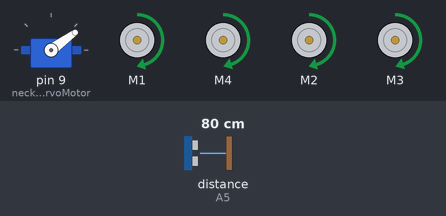
Bench run of a sketch on a simulated Arduino Uno, built with avr-gcc and run on an emulated ATmega328P. Shown: servo, 4 × DC motor (green arrow = forward, orange = backward, longer = faster). The inputs (shaded band) are chosen by the test bench; at power-on: distance to the obstacle (sensor on A5) 80 cm. The echo pulse lasts 58.3 µs per cm.

Above: at 4.7 s.
4.8 s: distance to the obstacle (sensor on A5) set to 32 cm
At 5.22 s:
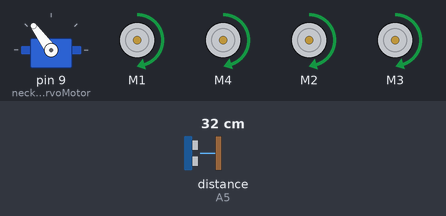
7.8 s: distance to the obstacle (sensor on A5) set to 28 cm
At 8.02 s:
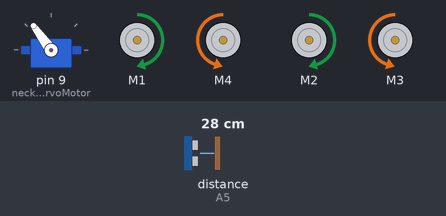
10.8 s: distance to the obstacle (sensor on A5) set to 21 cm
13.8 s: distance to the obstacle (sensor on A5) set to 17 cm
16.8 s: distance to the obstacle (sensor on A5) set to 35 cm
At 17.98 s:
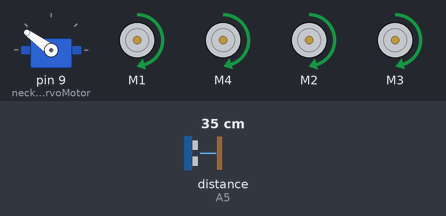
19.8 s: distance to the obstacle (sensor on A5) set to 2 cm
At 20.5 s:
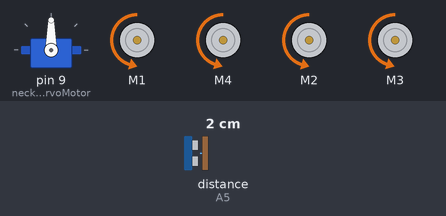
Timing chart, 0 to 23.8 s (numbered marks = the images above; inputs shaded):
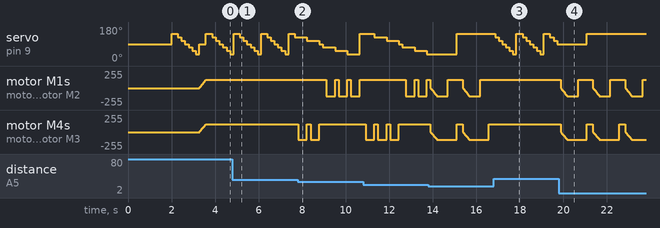

Measured:
- the behaviour switches between 30 and 29 cm on distance to the obstacle (sensor on A5) (found by bisection; images 1 and 2)
- after the input at 7.8 s, motor M1, motor M2: alternates forward 121/255 for 0.16 s and backward 121/255 for 0.40 s, starting after 1.3 s; motor M4, motor M3: alternates forward 118/255 for 0.16 s and backward 118/255 for 0.40 s, 4 changes in all, then stays forward 118/255, starting at once
- after the input at 16.8 s, servo on pin 9 (neckControllerServoMotor): 144° → 126° after 0.07 s, then repeats every 1.3 s: 108° 0.16 s, 90° 0.16 s, 72° 0.16 s, 54° 0.16 s, 36° 0.16 s, 144° 0.28 s, 126° 0.16 s; motor M1: stays forward 121/255 (without the input it goes to backward 3/255 after 0.06 s)

The sketch:

Runaway_robot.ino
```cpp
#include <AFMotor.h>
#include <Servo.h>
#include <NewPing.h>

#define TRIG_PIN A4 // Pin A4 on the Motor Drive Shield soldered to the ultrasonic sensor
#define ECHO_PIN A5 // Pin A5 on the Motor Drive Shield soldered to the ultrasonic sensor
#define MAX_DISTANCE_POSSIBLE 200 // sets maximum useable sensor measuring distance to 200cm
#define MAX_SPEED 120 // sets speed of DC traction motors to 180/256 or about 70% of full speed - to get power drain down.
#define MOTORS_CALIBRATION_OFFSET 3 // this sets offset to allow for differences between the two DC traction motors
#define COLL_DIST 20 // sets distance at which robot stops and reverses to 10cm
#define TURN_DIST COLL_DIST+10 // sets distance at which robot looks away from object (not reverse) to 20cm (10+10)
NewPing sonar(TRIG_PIN, ECHO_PIN, MAX_DISTANCE_POSSIBLE); // sets up sensor library to use the correct pins to measure distance.

AF_DCMotor leftMotor(1, MOTOR12_1KHZ); // create motor #1 using M1 output on Motor Drive Shield, set to 1kHz PWM frequency
AF_DCMotor leftMotor1(2, MOTOR12_1KHZ); // create motor #2 using M1 output on Motor Drive Shield, set to 1kHz PWM frequency
AF_DCMotor rightMotor1(3, MOTOR34_1KHZ); // create motor #3, using M2 output, set to 1kHz PWM frequency
AF_DCMotor rightMotor(4, MOTOR34_1KHZ); // create motor #4, using M2 output, set to 1kHz PWM frequency
Servo neckControllerServoMotor;  // create servo object to control a servo

int pos = 0; // this sets up variables for use in the sketch (code)
  int maxDist = 0;
  int maxAngle = 0;
  int maxRight = 0;
  int maxLeft = 0;
  int maxFront = 0;
int course = 0;
int curDist = 0;
String motorSet = "";
int speedSet = 0;

//-------------------------------------------- SETUP LOOP ----------------------------------------------------------------------------
void setup() {
  neckControllerServoMotor.attach(9);  // attaches the servo on pin 9 (SERVO_2 on the Motor Drive Shield to the servo object
  neckControllerServoMotor.write(90); // tells the servo to position at 90-degrees ie. facing forward.
  delay(2000); // delay for two seconds
  checkPath(); // run the CheckPath routine to find the best path to begin travel
  motorSet = "FORWARD"; // set the director indicator variable to FORWARD
  neckControllerServoMotor.write(90); // make sure servo is still facing forward
  moveForward(); // run function to make robot move forward
}
//------------------------------------------------------------------------------------------------------------------------------------

//---------------------------------------------MAIN LOOP ------------------------------------------------------------------------------
void loop() {
  checkForward(); // check that if the robot is supposed to be moving forward, that the drive motors are set to move forward - this is needed to overcome some issues with only using 4 AA NiMH batteries
  checkPath(); // set ultrasonic sensor to scan for any possible obstacles
}
//-------------------------------------------------------------------------------------------------------------------------------------
void checkPath() {
  int curLeft = 0;
  int curFront = 0;
  int curRight = 0;
  int curDist = 0;
  neckControllerServoMotor.write(144); // set servo to face left 54-degrees from forward
  delay(120); // wait 120milliseconds for servo to reach position
  for(pos = 144; pos >= 36; pos-=18)     // loop to sweep the servo (& sensor) from 144-degrees left to 36-degrees right at 18-degree intervals.
  {
    neckControllerServoMotor.write(pos);  // tell servo to go to position in variable 'pos'
    delay(90); // wait 90ms for servo to get to position
    checkForward(); // check the robot is still moving forward
    curDist = readPing(); // get the current distance to any object in front of sensor
    if (curDist < COLL_DIST) { // if the current distance to object is less than the collision distance
      checkCourse(); // run the checkCourse function
      break; // jump out of this loop
    }
    if (curDist < TURN_DIST) { // if current distance is less than the turn distance
      changePath(); // run the changePath function
    }
    if (curDist > curDist) {maxAngle = pos;}
    if (pos > 90 && curDist > curLeft) { curLeft = curDist;}
    if (pos == 90 && curDist > curFront) {curFront = curDist;}
    if (pos < 90 && curDist > curRight) {curRight = curDist;}
  }
  maxLeft = curLeft;
  maxRight = curRight;
  maxFront = curFront;
}
//-------------------------------------------------------------------------------------------------------------------------------------
void setCourse() { // set direction for travel based on a very basic distance map, simply which direction has the greatest distance to and object - turning right or left?
    if (maxAngle < 90) {turnRight();}
    if (maxAngle > 90) {turnLeft();}
    maxLeft = 0;
    maxRight = 0;
    maxFront = 0;
}
//-------------------------------------------------------------------------------------------------------------------------------------
void checkCourse() { // we're about to hit something so move backwards, stop, find where the empty path is.
  moveBackward();
  delay(500);
  moveStop();
  setCourse();
}
//-------------------------------------------------------------------------------------------------------------------------------------
void changePath() {
  if (pos < 90) {lookLeft();} // if current pos of sensor is less than 90-degrees, it means the object is on the right hand side so look left
  if (pos > 90) {lookRight();} // if current pos of sensor is greater than 90-degrees, it means the object is on the left hand side so look right
}
//-------------------------------------------------------------------------------------------------------------------------------------

int readPing() { // read the ultrasonic sensor distance
  delay(70);
  unsigned int uS = sonar.ping();
  int cm = uS/US_ROUNDTRIP_CM;
  return cm;
}
//-------------------------------------------------------------------------------------------------------------------------------------
void checkForward() { if (motorSet=="FORWARD") {leftMotor.run(FORWARD);leftMotor1.run(FORWARD); rightMotor.run(FORWARD); rightMotor1.run(FORWARD);} }     // make sure motors are going forward
//-------------------------------------------------------------------------------------------------------------------------------------
void checkBackward() { if (motorSet=="BACKWARD") {leftMotor.run(BACKWARD); rightMotor.run(BACKWARD); leftMotor1.run(BACKWARD); rightMotor1.run(BACKWARD); } } // make sure motors are going backward
//-------------------------------------------------------------------------------------------------------------------------------------

// In some cases, the Motor Drive Shield may just stop if the supply voltage is too low (due to using only four NiMH AA cells).
// The above functions simply remind the Shield that if it's supposed to go forward, then make sure it is going forward and vice versa.

//-------------------------------------------------------------------------------------------------------------------------------------
void moveStop() {leftMotor.run(RELEASE); rightMotor.run(RELEASE);leftMotor1.run(RELEASE); rightMotor1.run(RELEASE);}  // stop the motors.
//-------------------------------------------------------------------------------------------------------------------------------------
void moveForward() {
    motorSet = "FORWARD";
    leftMotor.run(FORWARD);      // turn it on going forward
    rightMotor.run(FORWARD);      // turn it on going forward
    leftMotor1.run(FORWARD);      // turn it on going forward
    rightMotor1.run(FORWARD);      // turn it on going forward
  for (speedSet = 0; speedSet < MAX_SPEED; speedSet +=2) // slowly bring the speed up to avoid loading down the batteries too quickly
  {
    leftMotor.setSpeed(speedSet+MOTORS_CALIBRATION_OFFSET);
    rightMotor.setSpeed(speedSet);
    leftMotor1.setSpeed(speedSet+MOTORS_CALIBRATION_OFFSET);
    rightMotor1.setSpeed(speedSet);
    delay(5);
  }
}
//-------------------------------------------------------------------------------------------------------------------------------------
void moveBackward() {
    motorSet = "BACKWARD";
    leftMotor.run(BACKWARD);      // turn it on going forward
    rightMotor.run(BACKWARD);     // turn it on going forward
    leftMotor1.run(BACKWARD);      // turn it on going forward
    rightMotor1.run(BACKWARD);     // turn it on going forward
  for (speedSet = 0; speedSet < MAX_SPEED; speedSet +=2) // slowly bring the speed up to avoid loading down the batteries too quickly
  {
    leftMotor.setSpeed(speedSet+MOTORS_CALIBRATION_OFFSET);
    rightMotor.setSpeed(speedSet);
    leftMotor1.setSpeed(speedSet+MOTORS_CALIBRATION_OFFSET);
    rightMotor1.setSpeed(speedSet);
    delay(5);
  }
}
//-------------------------------------------------------------------------------------------------------------------------------------
void turnRight() {
  motorSet = "RIGHT";
  leftMotor.run(FORWARD);      // turn motor 1
  leftMotor1.run(FORWARD);      // turn motor 1 forward
  rightMotor.run(BACKWARD);     // turn motor 2 backward
  rightMotor1.run(BACKWARD);     // turn motor 2 backward
  delay(400); // run motors this way for 400ms
  motorSet = "FORWARD";
  leftMotor.run(FORWARD);      // set both motors back to forward
  leftMotor1.run(FORWARD);      // set both motors back to forward
  rightMotor.run(FORWARD);
  rightMotor1.run(FORWARD);
}
//-------------------------------------------------------------------------------------------------------------------------------------
void turnLeft() {
  motorSet = "LEFT";
  leftMotor.run(BACKWARD);     // turn motor 1 backward
  leftMotor1.run(BACKWARD);     // turn motor 1 backward
  rightMotor.run(FORWARD);      // turn motor 2 forward
  rightMotor1.run(FORWARD);      // turn motor 2 forward
  delay(400); // run motors this way for 400ms
  motorSet = "FORWARD";
  leftMotor.run(FORWARD);      // turn it on going forward
  leftMotor1.run(FORWARD);      // turn it on going forward
  rightMotor.run(FORWARD);      // turn it on going forward
  rightMotor1.run(FORWARD);      // turn it on going forward
}
//-------------------------------------------------------------------------------------------------------------------------------------
void lookRight() {rightMotor.run(BACKWARD); rightMotor1.run(BACKWARD); delay(400); rightMotor.run(FORWARD);rightMotor1.run(FORWARD);} // looking right? set right motor backwards for 400ms
//-------------------------------------------------------------------------------------------------------------------------------------
void lookLeft() {leftMotor.run(BACKWARD); leftMotor1.run(BACKWARD);delay(400); leftMotor.run(FORWARD);leftMotor1.run(FORWARD);} // looking left? set left motor backwards for 400ms
//-------------------------------------------------------------------------------------------------------------------------------------
```
